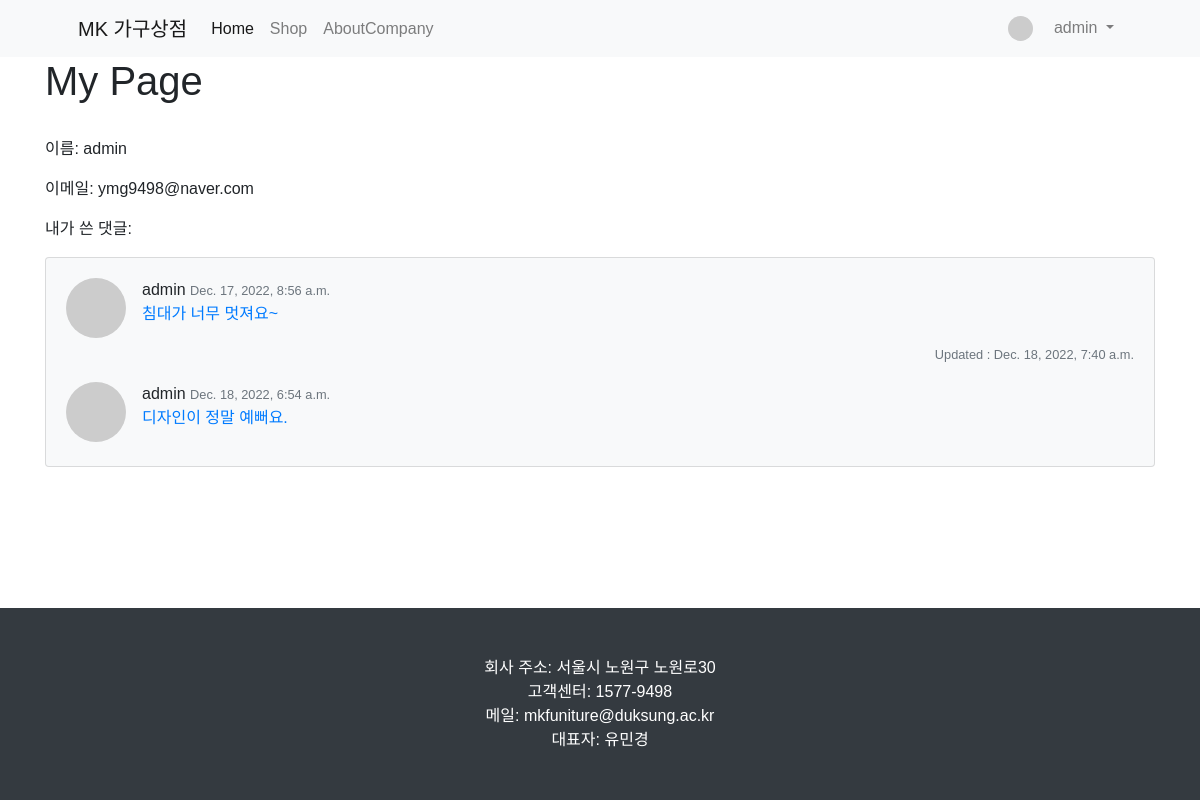
Screenshot of /shop/my_page/1 (signed in) with the database file from the repository.
### shop/models.py (models this page shows, shortened)
class Comment(models.Model):
    post = models.ForeignKey(Item, on_delete=models.CASCADE)
    author = models.ForeignKey(User, on_delete=models.CASCADE)
    content = models.TextField()
    created_at = models.DateTimeField(auto_now_add=True)
    modified_at = models.DateTimeField(auto_now=True)
    def get_absolute_url(self):
        return f'{self.post.get_absolute_url()}#comment-{self.pk}'
    def get_avatar_url(self):
        if self.author.socialaccount_set.exists():
            return self.author.socialaccount_set.first().get_avatar_url()
        else:
            return 'https://dummyimage.com/50x50/ced4da/6c757d.jpg'

### shop/views.py (the view)
# urls.py: path('my_page/<int:pk>', views.AccountDetailView.as_view(), name='detail'),
class AccountDetailView(DetailView, LoginRequiredMixin, Comment):
    model = User
    context_object_name = 'target_user'
    template_name = 'shop/my_page.html'

### shop/models.py (called while the page is built)
    def get_absolute_url(self):
        return f'/shop/{self.pk}'

### shop/templates/shop/my_page.html (shortened to what this page needs)
<!DOCTYPE html>
{% load static %}
<html lang="ko">
<head>
    <link href="{% static 'shop/bootstrap4/css/bootstrap.min.css' %}" rel="stylesheet" type="text/css" media="screen"></link>
    <link href="{% static 'shop/css/font.css' %}" rel="stylesheet" />
</head>
<body>
    {% include 'shop/navbar.html' %}
    <section>
    <div class="container">
        <h1>My Page</h1>
        <br>
        <p>이름: {{target_user.username}}</p>
        {% if target_user.email %}
        <p>이메일: {{target_user.email}}</p>
        {% endif %}
        <p>내가 쓴 댓글: </p>
        <div id="comment-area" class="mb-5">
            <div class="card bg-light">
                <div class="card-body">
                                    {% for comment in target_user.comment_set.iterator %}
                                    <div class="media d-flex" id="comment-{{comment.pk}}">
                                        <img class="mr-3 rounded-circle" src="{{comment.get_avatar_url}}" alt="{{comment.author}}" width="60px" />
                                        <div class="media-body ms-3">
                                            <div class="fw-bold">
                                                {{comment.author.username}}
                                                <small class="text-muted">{{comment.created_at}}</small>
                                            </div>
                                            <a href="{{comment.get_absolute_url}}">{{comment.content | linebreaks}}</a>
                                            {% if comment.created_at != comment.modified_at %}
                                                <p class="text-muted float-right">
                                                    <small>Updated : {{comment.modified_at}}</small>
                                                </p>
                                            {% endif %}
                                        </div>
                                    </div>
                                {% endfor %}
                </div>
            </div>
        </div>
    </div>
    </section>
    <div class="fixed-bottom">
        {% include 'shop/footer.html' %}
    </div>
</body>
</html>

### shop/templates/shop/navbar.html (shortened to what this page needs)
{% load socialaccount %}
        <nav class="navbar navbar-expand-lg navbar-light bg-light">
            <div class="container px-4 px-lg-5">
                <a class="navbar-brand" href="/">MK 가구상점</a>
                <div class="collapse navbar-collapse" id="navbarSupportedContent">
                    <ul class="navbar-nav me-auto mb-2 mb-lg-0 ms-lg-4">
                        <li class="nav-item"><a class="nav-link active" aria-current="page" href="/">Home</a></li>
                        <li class="nav-item"><a class="nav-link" href="/shop/">Shop</a></li>
                        <li class="nav-item"><a class="nav-link" href="/about_company/">AboutCompany</a></li>
                    </ul>
                    <ul class="navbar-nav ml-auto">
                        {% if user.is_authenticated %}
                        <li class="nav-item dropdown">
                            <a class="nav-link dropdown-toggle" href="#" id="navbarDropdownMenuLink" role="button" data-toggle="dropdown" aria-haspopup="true" aria-expanded="false">
                                {% if user.socialaccount_set.all.0.get_avatar_url %}
                                <img class="rounded-circle mr-3" src="{{user.socialaccount_set.all.0.get_avatar_url}}" width="25px">
                                {% else %}
                                <img class="rounded-circle mr-3" src="https://dummyimage.com/50x50/ced4da/6c757d.jpg" width="25px">
                                {% endif %}
                                {{ user.username }}
                            </a>
                        </li>
                        {% else %}
                        <li class="nav-item">
                            <a class="nav-link" href="#" data-toggle="modal" data-target="#loginModal">LogIn</a>
                        </li>
                        {% endif %}
                    </ul>
                </div>
            </div>
        </nav>

### rows the page displays
Comment: author.username "admin", created_at "Dec. 17, 2022, 8:56 a.m.", content "침대가 너무 멋져요~", modified_at "Dec. 18, 2022, 7:40 a.m."
Comment: author.username "admin", created_at "Dec. 18, 2022, 6:54 a.m.", content "디자인이 정말 예뻐요."

### other values shown
{{ user.username }} "admin"
{{ target_user.username }} "admin"
{{ target_user.email }} "ymg9498@naver.com"
